Frame 1 (no input): blank canvas, image omitted
Frame 60 (no input): blank canvas, image omitted
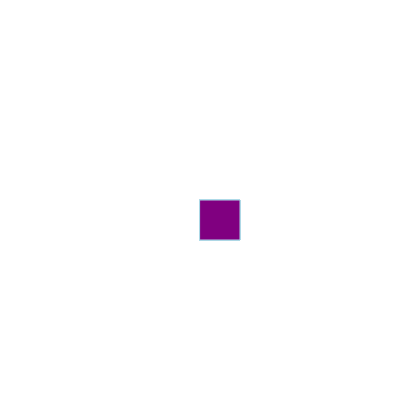
Frame 120 (the mouse pressed at the canvas centre since frame 60)

The p5.js sketch whose frames 1 and 60 were blank and that drew this single picture after the mouse press (run headless with seeded random() and noise() and a simulated clock; from frame 60 on, the mouse is pressed at the canvas centre):

// p5.js sketch
// ── sketch.js
function setup() {
    createCanvas(400, 400);
    background("white");
  }
  
  function draw() {
   
    
    stroke("lightblue")
    fill("purple");
    
    // console.log(mouseIsPressed);
   
    if(mouseIsPressed) {
       rect(mouseX, mouseY, 40, 40);
    } 
  }
